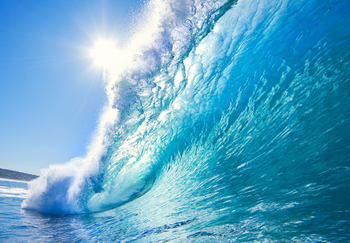
#> input picture data/wave.png, 350 x 243 px
$ jupyter execute histogram.ipynb   (shell and % lines are left out)
#> lines starting #> are read from the running program, lines starting #| are printed output that depends on the picture
Color Histogram

[cell 1]
import cv2
import numpy as np
import matplotlib.pyplot as plt
from lib.helper import draw

image = cv2.imread("../data/wave.png")
#> image is the input picture: shape (243, 350, 3); mean B, G, R 199.1, 166.5, 93.5
#> `[cell 1] import cv2 import numpy as np import matplotlib.pyplot as plt..`:
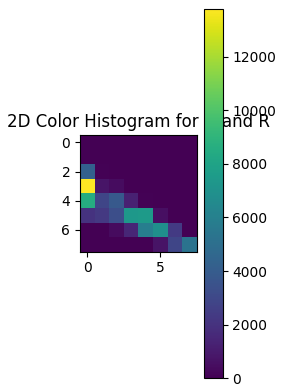
#> figure drawn by matplotlib, 2 panels
# [9 lines of commented-out code are left out]

chans = cv2.split(image)
# [9 lines of commented-out code are left out]

fig = plt.figure()

# [5 lines of commented-out code are left out]

ax = fig.add_subplot(132)
hist = cv2.calcHist([chans[1], chans[2]], [0, 1], None, [8, 8], [0 , 256, 0, 256])
p = ax.imshow(hist, interpolation = "nearest")
ax.set_title("2D Color Histogram for G and R")
plt.colorbar(p)

# [14 lines of commented-out code are left out]

def plot_histogram(image, title, mask = None):
    chans = cv2.split(image)
    colors = ("b", "g", "r")
    plt.figure()
    plt.title(title)
    plt.xlabel("Bins")
    plt.ylabel("# of Pixels")

    for (chan, color) in zip(chans, colors):
        hist = cv2.calcHist([chan], [0], mask, [256], [0, 256])
        plt.plot(hist, color = color)
        plt.xlim([0, 256])

# [5 lines of commented-out code are left out]

Compare Histogram

[cell 2]
from scipy.spatial import distance as dist
import matplotlib.pyplot as plt
import numpy as np
import glob
import cv2

index = {}
images = {}

for imagePath in glob.glob("../data" + "/*.png"):
	# extract the image filename (assumed to be unique) and
	# load the image, updating the images dictionary
	filename = imagePath[imagePath.rfind("/") + 1:]
	image = cv2.imread(imagePath)
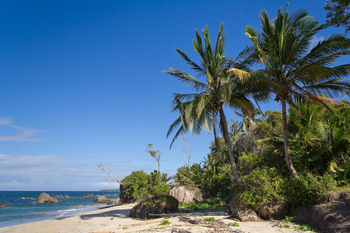
#> input picture data/beach.png, 350 x 233 px
#> image is the input picture: shape (233, 350, 3); mean B, G, R 136, 110.4, 78.6
	images[filename] = cv2.cvtColor(image, cv2.COLOR_BGR2RGB)

    # extract a 3D RGB color histogram from the image,
	# using 8 bins per channel, normalize, and update
	# the index
	hist = cv2.calcHist([image], [0, 1, 2], None, [8, 8, 8],
		[0, 256, 0, 256, 0, 256])
	hist = cv2.normalize(hist, hist).flatten()
#> hist = 512 values, max 0.435 at index 409, min 0 at index 2, mean 0.0101
	index[filename] = hist

# METHOD #1: initialize OpenCV methods for histogram comparison
OPENCV_METHODS = (
	("Correlation", cv2.HISTCMP_CORREL),
	("Chi-Squared", cv2.HISTCMP_CHISQR),
	("Intersection", cv2.HISTCMP_INTERSECT),
	("Hellinger", cv2.HISTCMP_BHATTACHARYYA))
#> OPENCV_METHODS = (('Correlation', 0), ('Chi-Squared', 1), ('Intersection', 2), ('Hellinger', 3))

# METHOD #2: initialize the scipy methods to compaute distances
SCIPY_METHODS = (
	("Euclidean", dist.euclidean),
	("Manhattan", dist.cityblock),
	("Chebysev", dist.chebyshev))

# METHOD #3: ROLL YOUR OWN
def chi2_distance(histA, histB, eps = 1e-10):
	# compute the chi-squared distance
	d = 0.5 * np.sum([((a - b) ** 2) / (a + b + eps)
		for (a, b) in zip(histA, histB)])

	# return the chi-squared distance
	return d

# initialize the results dictionary
results = {}

# loop over the index
for (k, hist) in index.items():
	# compute the distance between the two histograms
	# using the custom chi-squared method, then update
	# the results dictionary
	d = chi2_distance(index["wave.png"], hist)
	results[k] = d
#> this loop made 4 passes
#> (k, d) on passes 1 to 4: ('beach.png', 3.49), ('clonazepam_1mg.png', 2.63), ('coins.png', 3.6), ('wave.png', 0)
#> after the loop, results = {'beach.png': 3.49, 'clonazepam_1mg.png': 2.63, 'coins.png': 3.6, 'wave.png': 0}

# sort the results
results = sorted([(v, k) for (k, v) in results.items()])
#> results = [(0, 'wave.png'), (2.63, 'clonazepam_1mg.png'), (3.49, 'beach.png'), (3.6, 'coins.png')]

# show the query image
fig = plt.figure("Query")
ax = fig.add_subplot(1, 1, 1)
ax.imshow(images["wave.png"])
plt.axis("off")

# initialize the results figure
fig = plt.figure("Results: Custom Chi-Squared")
fig.suptitle("Custom Chi-Squared", fontsize = 20)

# loop over the results
for (i, (v, k)) in enumerate(results):
	# show the result
	ax = fig.add_subplot(1, len(images), i + 1)
	ax.set_title("%s: %.2f" % (k, v))
	plt.imshow(images[k])
	plt.axis("off")
#> this loop made 4 passes


# [41 lines of commented-out code are left out]

plt.show()
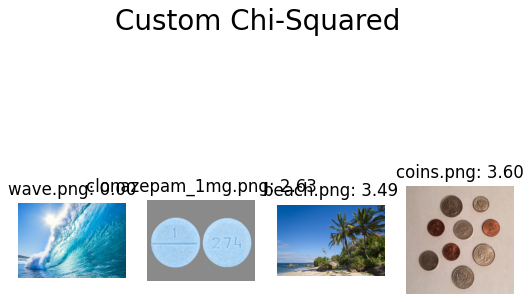
#> figure drawn by matplotlib, 4 panels
